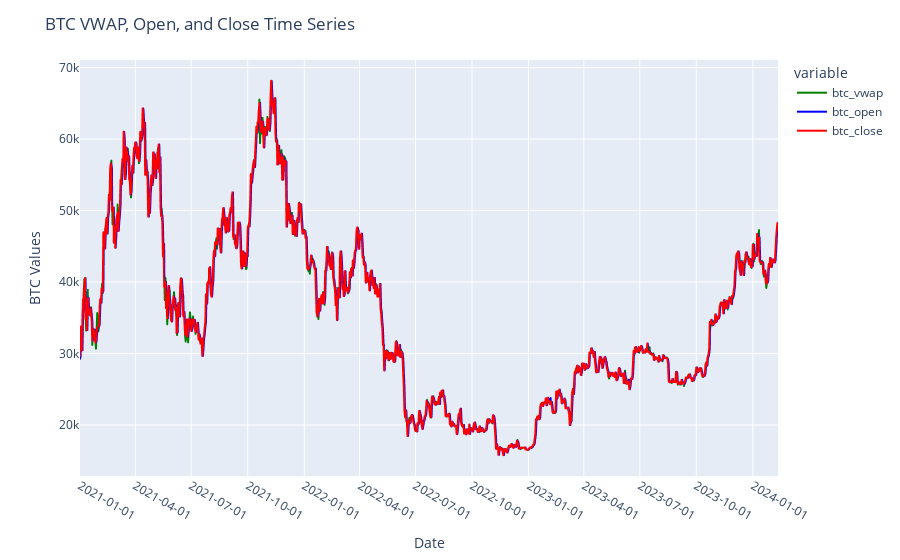

Notebook code cell kept with this figure:
### Code cell
btc_vwap = 'btc_vwap'
btc_open = 'btc_open'
btc_close = 'btc_close'

fig = px.line(df, x='btc_timestamp', y=[btc_vwap,btc_open,btc_close],
              labels={'btc_timestamp': 'Date', btc_vwap: 'BTC VWAP', btc_open: 'BTC Open', btc_close: 'BTC Close'},
              line_shape='linear')

fig.update_traces(line=dict(color='green'), selector=dict(name=btc_vwap))
fig.update_traces(line=dict(color='blue'), selector=dict(name=btc_open))
fig.update_traces(line=dict(color='red'), selector=dict(name=btc_close))

fig.update_layout(title='BTC VWAP, Open, and Close Time Series',
                  xaxis_title='Date', yaxis_title='BTC Values',
                  xaxis=dict(tickmode='linear', tick0=0, dtick='M3', tickformat='%Y-%m-%d'))
fig.show()

### Figure 1 — Plotly figure (JSON) as saved in the notebook; plotly's stock layout.template omitted (floating-point values rounded to 4 significant figures; data arrays with more than 128 entries replaced by an {"elided": "..."} marker saying what was removed)
{"data": [{"hovertemplate": "variable=btc_vwap<br>Date=%{x}<br>value=%{y}<extra></extra>", "legendgroup": "btc_vwap", "line": {"color": "green", "dash": "solid", "shape": "linear"}, "marker": {"symbol": "circle"}, "mode": "lines", "name": "btc_vwap", "showlegend": true, "type": "scattergl", "x": {"elided": "1137 str values"}, "xaxis": "x", "y": {"elided": "1137 float values"}, "yaxis": "y"}, {"hovertemplate": "variable=btc_open<br>Date=%{x}<br>value=%{y}<extra></extra>", "legendgroup": "btc_open", "line": {"color": "blue", "dash": "solid", "shape": "linear"}, "marker": {"symbol": "circle"}, "mode": "lines", "name": "btc_open", "showlegend": true, "type": "scattergl", "x": {"elided": "1137 str values"}, "xaxis": "x", "y": {"elided": "1137 float values"}, "yaxis": "y"}, {"hovertemplate": "variable=btc_close<br>Date=%{x}<br>value=%{y}<extra></extra>", "legendgroup": "btc_close", "line": {"color": "red", "dash": "solid", "shape": "linear"}, "marker": {"symbol": "circle"}, "mode": "lines", "name": "btc_close", "showlegend": true, "type": "scattergl", "x": {"elided": "1137 str values"}, "xaxis": "x", "y": {"elided": "1137 float values"}, "yaxis": "y"}], "layout": {"legend": {"title": {"text": "variable"}, "tracegroupgap": 0}, "margin": {"t": 60}, "title": {"text": "BTC VWAP, Open, and Close Time Series"}, "xaxis": {"anchor": "y", "domain": [0, 1], "dtick": "M3", "tick0": 0, "tickformat": "%Y-%m-%d", "tickmode": "linear", "title": {"text": "Date"}}, "yaxis": {"anchor": "x", "domain": [0, 1], "title": {"text": "BTC Values"}}}}
